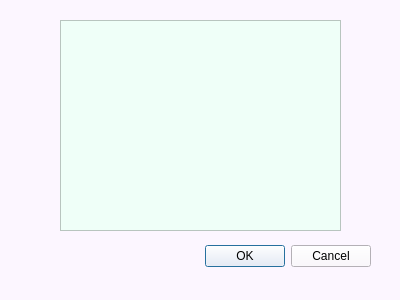
<?xml version="1.0" encoding="UTF-8"?>
<ui version="4.0">
 <class>Dialog</class>
 <widget class="QDialog" name="Dialog">
  <property name="geometry">
   <rect>
    <x>0</x>
    <y>0</y>
    <width>400</width>
    <height>300</height>
   </rect>
  </property>
  <property name="windowTitle">
   <string>Dialog</string>
  </property>
  <property name="styleSheet">
   <string notr="true">background-color: rgb(252, 246, 255);</string>
  </property>
  <widget class="QDialogButtonBox" name="buttonBox">
   <property name="geometry">
    <rect>
     <x>30</x>
     <y>240</y>
     <width>341</width>
     <height>32</height>
    </rect>
   </property>
   <property name="orientation">
    <enum>Qt::Horizontal</enum>
   </property>
   <property name="standardButtons">
    <set>QDialogButtonBox::Cancel|QDialogButtonBox::Ok</set>
   </property>
  </widget>
  <widget class="QTextEdit" name="textEdit">
   <property name="geometry">
    <rect>
     <x>60</x>
     <y>20</y>
     <width>281</width>
     <height>211</height>
    </rect>
   </property>
   <property name="styleSheet">
    <string notr="true">background-color: rgb(239, 255, 248);
color: rgb(17, 46, 81);
font: 13pt &quot;隶书&quot;;</string>
   </property>
  </widget>
 </widget>
 <resources/>
 <connections>
  <connection>
   <sender>buttonBox</sender>
   <signal>accepted()</signal>
   <receiver>Dialog</receiver>
   <slot>accept()</slot>
   <hints>
    <hint type="sourcelabel">
     <x>248</x>
     <y>254</y>
    </hint>
    <hint type="destinationlabel">
     <x>157</x>
     <y>274</y>
    </hint>
   </hints>
  </connection>
  <connection>
   <sender>buttonBox</sender>
   <signal>rejected()</signal>
   <receiver>Dialog</receiver>
   <slot>reject()</slot>
   <hints>
    <hint type="sourcelabel">
     <x>316</x>
     <y>260</y>
    </hint>
    <hint type="destinationlabel">
     <x>286</x>
     <y>274</y>
    </hint>
   </hints>
  </connection>
 </connections>
</ui>
